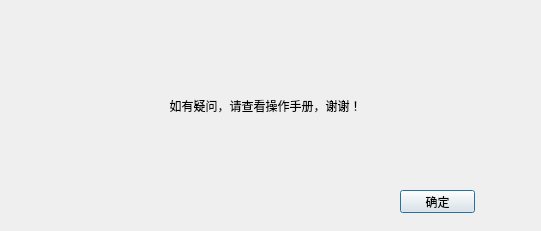
<?xml version="1.0" encoding="UTF-8"?>
<ui version="4.0">
 <class>HelpDialog</class>
 <widget class="QDialog" name="HelpDialog">
  <property name="geometry">
   <rect>
    <x>0</x>
    <y>0</y>
    <width>541</width>
    <height>231</height>
   </rect>
  </property>
  <property name="windowTitle">
   <string>帮助</string>
  </property>
  <property name="windowIcon">
   <iconset>
    <normaloff>images/logo.png</normaloff>images/logo.png</iconset>
  </property>
  <widget class="QPushButton" name="pushButton">
   <property name="geometry">
    <rect>
     <x>400</x>
     <y>190</y>
     <width>75</width>
     <height>23</height>
    </rect>
   </property>
   <property name="text">
    <string>确定</string>
   </property>
  </widget>
  <widget class="QLabel" name="label">
   <property name="geometry">
    <rect>
     <x>30</x>
     <y>55</y>
     <width>471</width>
     <height>101</height>
    </rect>
   </property>
   <property name="text">
    <string>如有疑问，请查看操作手册，谢谢！</string>
   </property>
   <property name="alignment">
    <set>Qt::AlignCenter</set>
   </property>
  </widget>
 </widget>
 <resources/>
 <connections/>
</ui>
